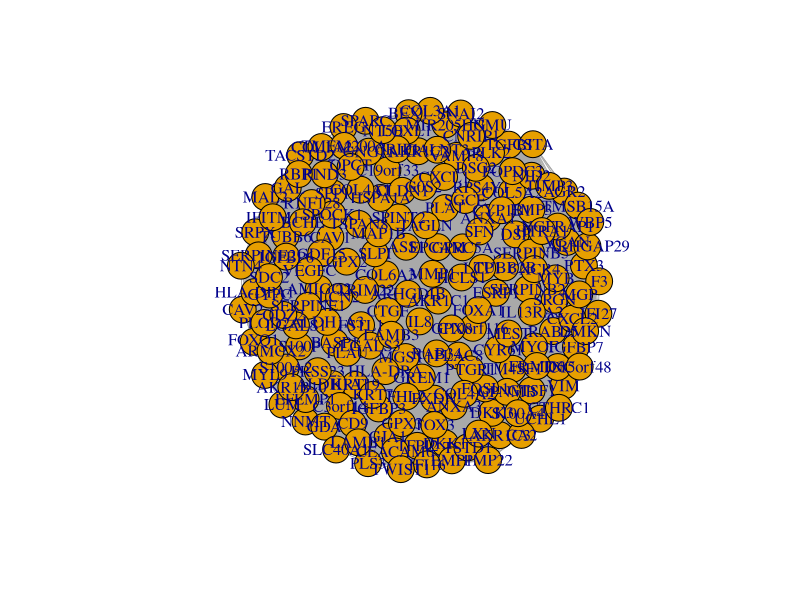
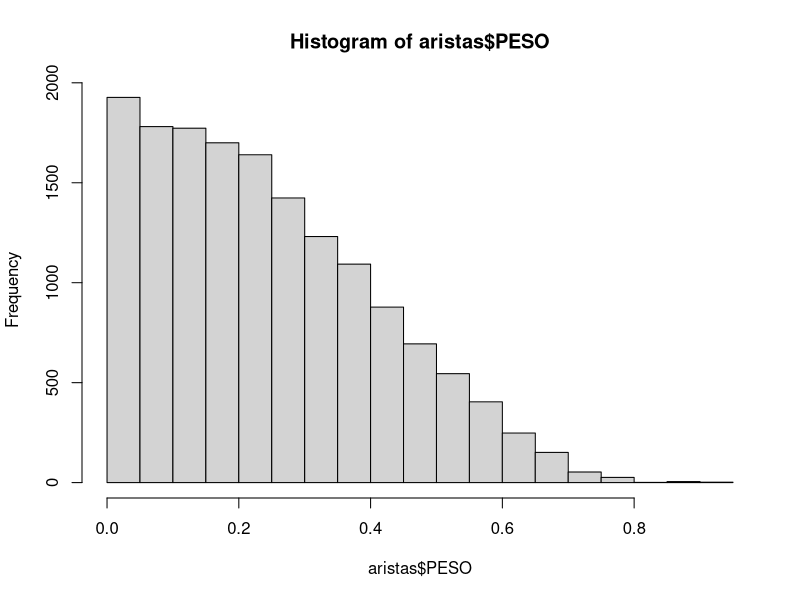
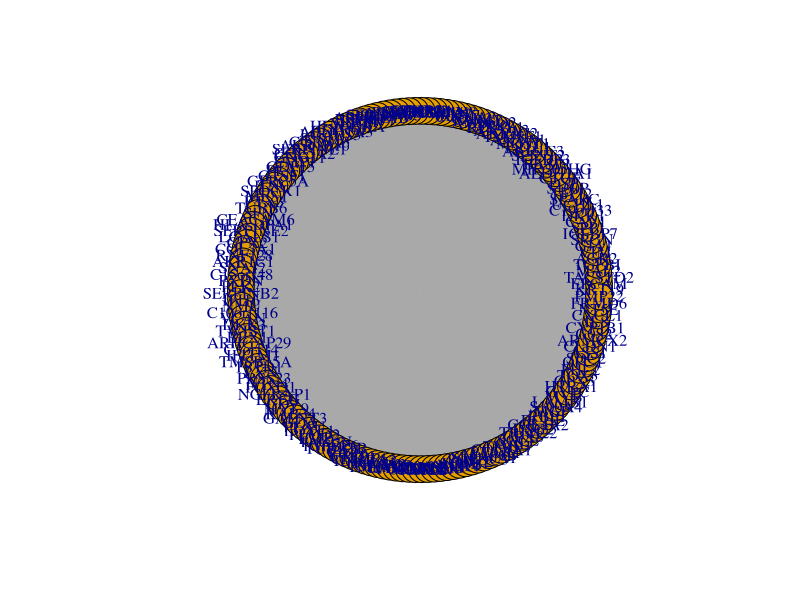
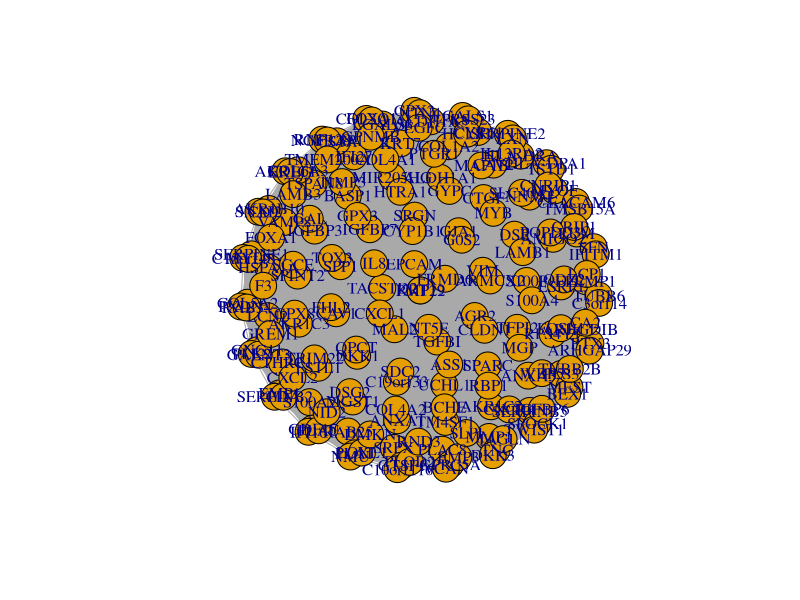
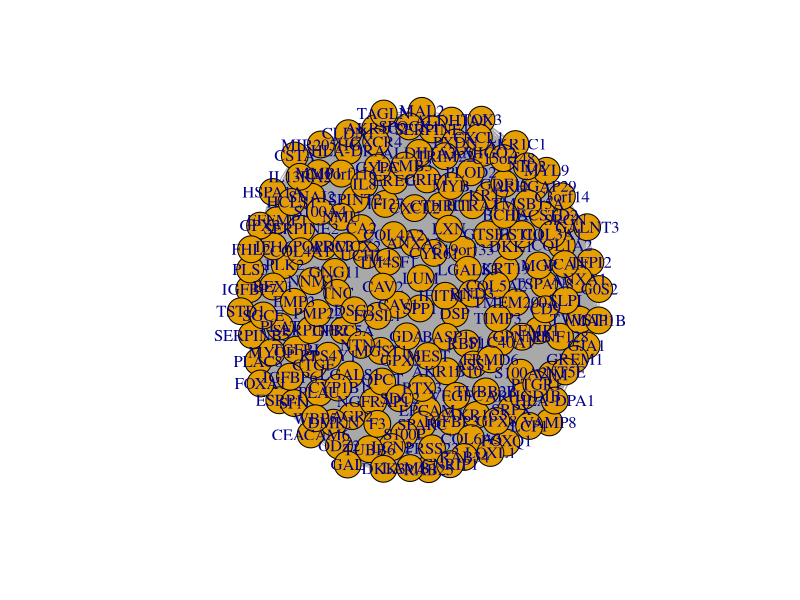
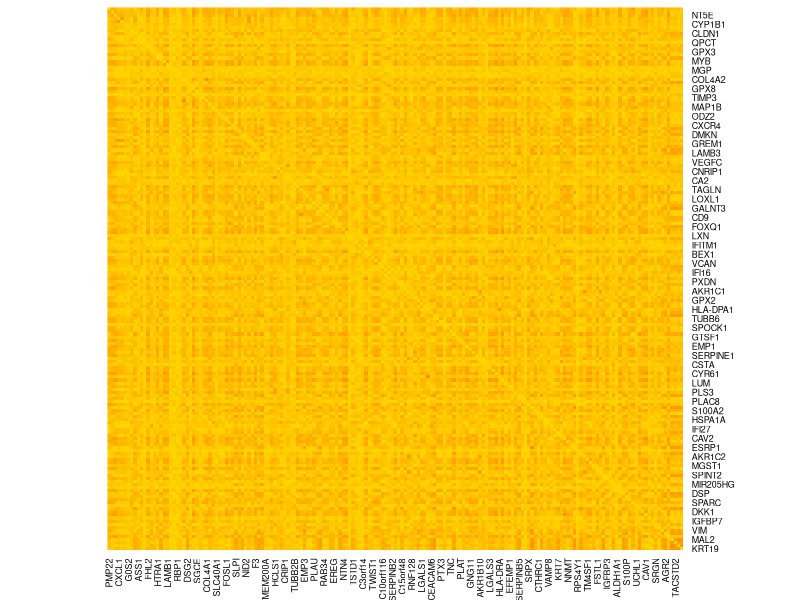
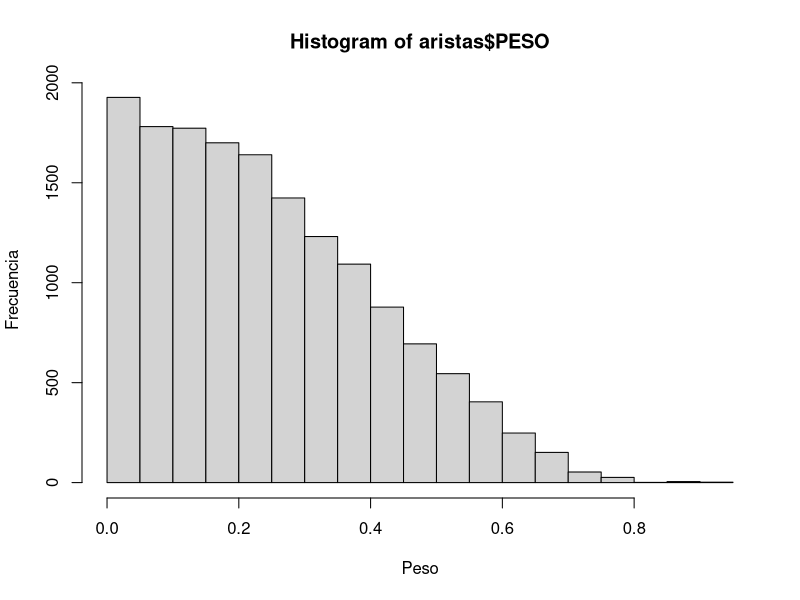
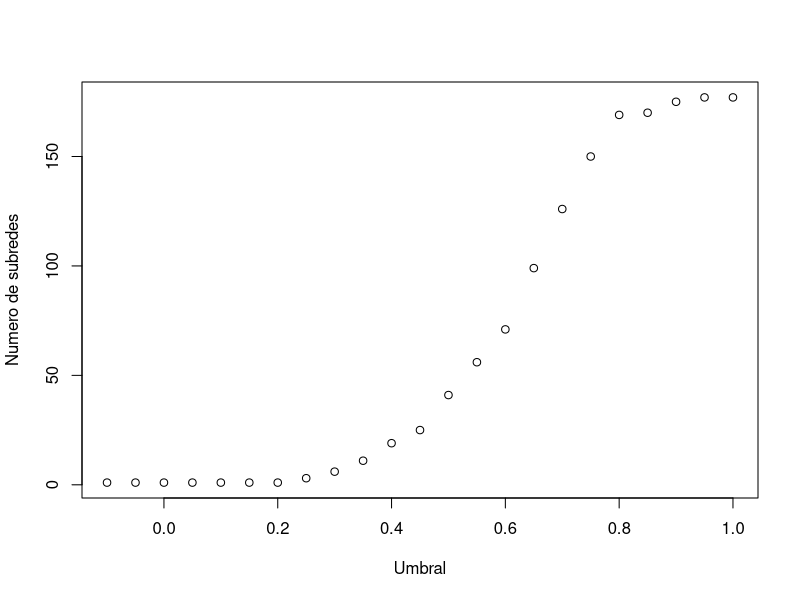

These charts were generated, in order, by the following R code:
## ---- chunk 1
#install.packages("igraph")
#install.packages("readxl")
library(igraph)
library(readxl)
## ---- chunk 2
aristas <- read_excel("./Dataset1.xlsx", 
                    sheet = "WeigthedNetwork")
nodos <- read_excel("./Dataset1.xlsx", 
                    sheet = "NetworkNodes")
grafo <- 
  graph_from_data_frame(d = aristas,  directed=F, vertices = nodos)
## ---- chunk 3
V(grafo)
E(grafo)
class(grafo)
head(grafo)
## ---- chunk 4
plot(grafo)
## ---- chunk 5
hist(aristas$PESO)
mean(aristas$PESO)
sd(aristas$PESO)
## ---- chunk 6
l <- layout_in_circle(grafo)
plot(grafo, layout=l)

## ---- chunk 7
e <- layout_on_sphere(grafo)
plot(grafo, layout=e)
## ---- chunk 8
fr <- layout_with_fr(grafo)
plot(grafo, layout=fr)
## ---- chunk 9
#matriz
netm <- get.adjacency(grafo, attr="PESO", sparse=F)
colnames(netm) <- nodos$NODOS
rownames(netm) <- nodos$NODOS
palf <- colorRampPalette(c("gold", "dark orange")) 

heatmap(netm[,177:1], Rowv = NA, Colv = NA, col = palf(100), 
        scale="none", margins=c(3,1) )

## ---- chunk 10
hist(aristas$PESO, xlab = "Peso", ylab = "Frecuencia")
## ---- chunk 11
umbral = seq(-0.1 , 1, by=0.05)
no = c(0)
ar = c(0)
i=1
for (x in umbral){
  gf <- delete_edges(grafo, E(grafo)[PESO<x])
  no[i] <- clusters(gf)$no #vector con el numero de clusters
  ar[i] <- edge_density(gf)
  i= i+1
}

plot (x= umbral, y =no, xlab = "Umbral" ,ylab ="Numero de subredes")
plot (x= umbral, y =ar, xlab = "Umbral" ,ylab ="Densidad de aristas")
## ---- chunk 12
g4 <- delete_edges(grafo, E(grafo)[PESO<0.4])
## ---- chunk 13
V(g4)
E(g4)
plot(g4)
## ---- chunk 14
netm <- get.adjacency(g4, attr="PESO", sparse=F)
colnames(netm) <- nodos$NODOS
rownames(netm) <- nodos$NODOS
palf <- colorRampPalette(c("gold", "dark orange")) 

heatmap(netm[,177:1], Rowv = NA, Colv = NA, col = palf(100), 
        scale="none", margins=c(3,1) )
## ---- chunk 15
distM <- shortest.paths(g4, weights = E(g4)$PESO)
distM
